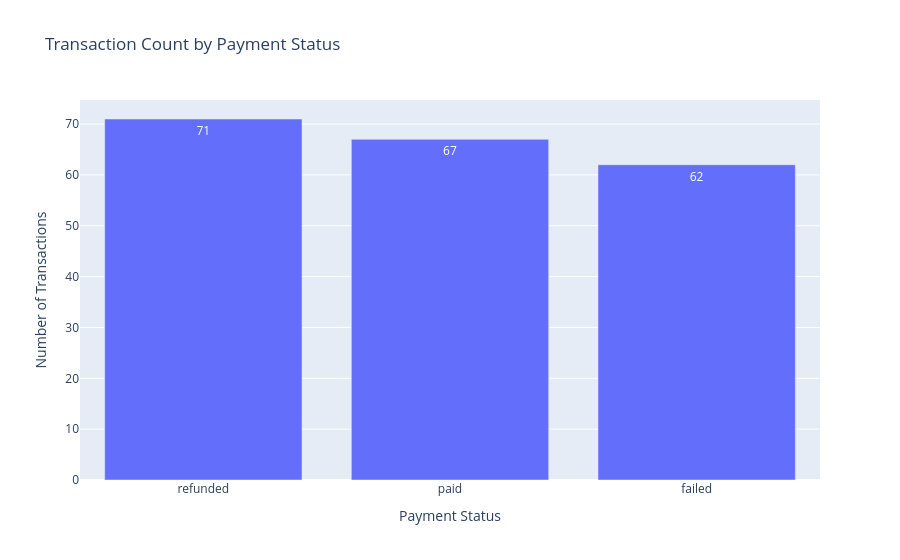

The notebook cell this image was saved under:
### Code cell
fig = px.bar(
    payment_distribution,
    x="payment_status",
    y="transaction_count",
    text="transaction_count",
    title="Transaction Count by Payment Status"
)

fig.update_layout(
    xaxis_title="Payment Status",
    yaxis_title="Number of Transactions"
)

fig.show()

### Figure 1 — Plotly figure (JSON) as saved in the notebook; plotly's stock layout.template omitted (floating-point values rounded to 4 significant figures)
{"data": [{"hovertemplate": "payment_status=%{x}<br>transaction_count=%{text}<extra></extra>", "legendgroup": "", "marker": {"color": "#636efa", "pattern": {"shape": ""}}, "name": "", "orientation": "v", "showlegend": false, "text": [71.0, 67.0, 62.0], "textposition": "auto", "type": "bar", "x": ["refunded", "paid", "failed"], "xaxis": "x", "y": [71, 67, 62], "yaxis": "y"}], "layout": {"barmode": "relative", "legend": {"tracegroupgap": 0}, "title": {"text": "Transaction Count by Payment Status"}, "xaxis": {"anchor": "y", "domain": [0, 1], "title": {"text": "Payment Status"}}, "yaxis": {"anchor": "x", "domain": [0, 1], "title": {"text": "Number of Transactions"}}}}
